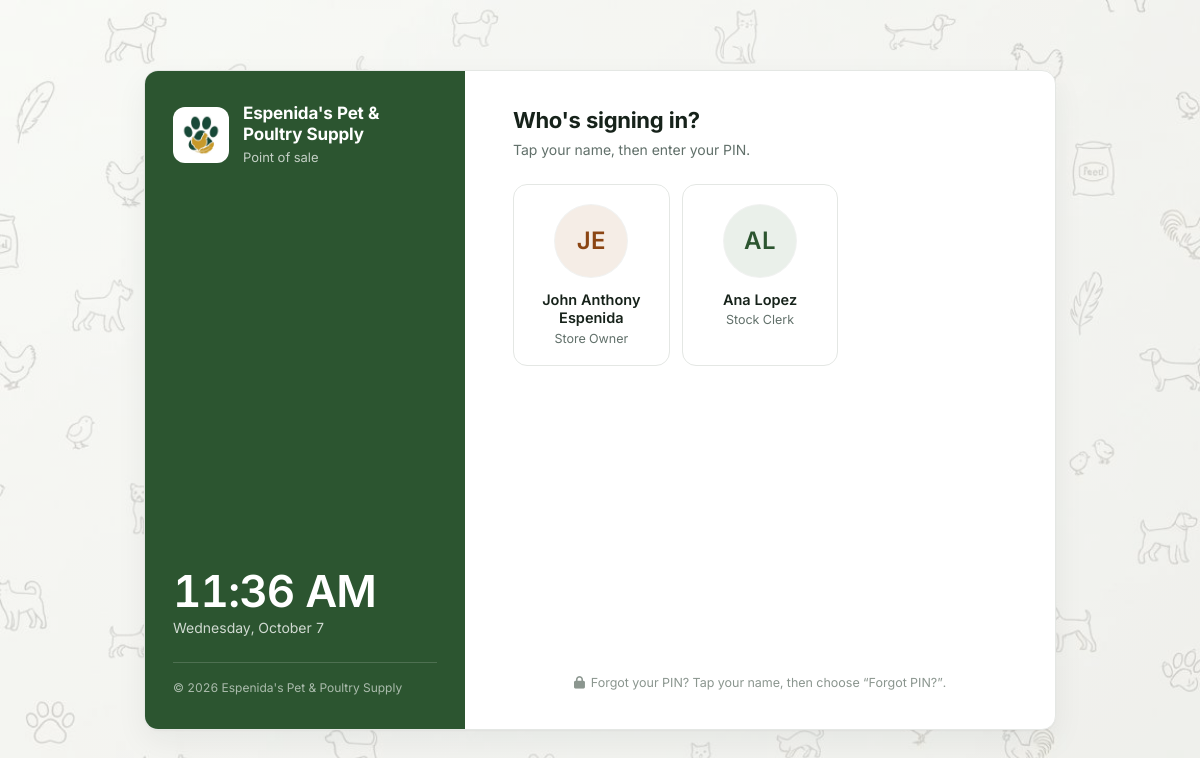
/Login.php, run on an earlier commit of the app's database.
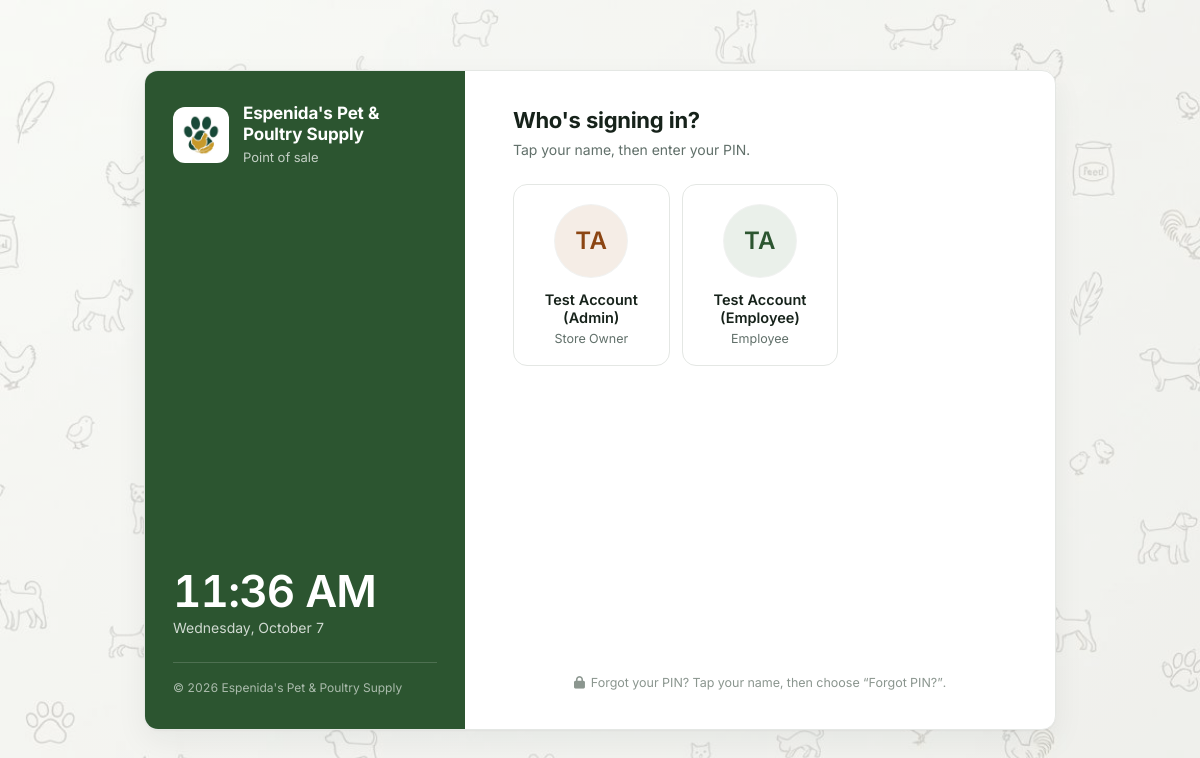
And on a later commit of the database.
### tables this page shows
CREATE TABLE `users` (
  `id` int(10) unsigned NOT NULL AUTO_INCREMENT,
  `first_name` varchar(50) NOT NULL,
  `last_name` varchar(50) NOT NULL,
  `email` varchar(100) NOT NULL,
  `pin` varchar(255) NOT NULL,
  `recovery_pin` varchar(255) DEFAULT NULL,
  `role` enum('owner','employee') NOT NULL DEFAULT 'employee',
  `position` varchar(100) DEFAULT NULL,
  `avatar` varchar(255) DEFAULT NULL,
  `is_active` tinyint(1) NOT NULL DEFAULT 1,
  `created_at` datetime NOT NULL DEFAULT current_timestamp(),
  `updated_at` datetime NOT NULL DEFAULT current_timestamp() ON UPDATE current_timestamp(),
  PRIMARY KEY (`id`)
);

### Login.php (the view, shortened to what this page needs)
<?php
require_once __DIR__ . '/includes/avatar.php';
$host = 'localhost';
$dbname = 'espenida_pos';
$username = 'root';
$password = '';
$users = [];
$db_error = null;
try {
    $db = new PDO("mysql:host=$host;dbname=$dbname", $username, $password);
    $db->setAttribute(PDO::ATTR_ERRMODE, PDO::ERRMODE_EXCEPTION);
    $db->setAttribute(PDO::ATTR_DEFAULT_FETCH_MODE, PDO::FETCH_ASSOC);
    $query = "SELECT * FROM users WHERE is_active = 1 ORDER BY
              CASE WHEN role = 'owner' THEN 1 ELSE 2 END,
              first_name ASC";
    $stmt = $db->prepare($query);
    $stmt->execute();
    $users = $stmt->fetchAll();
} catch (PDOException $e) {
    error_log('Login database connection failed: ' . $e->getMessage());
    $db_error = 'The database is unavailable. Login is disabled until the connection is restored.';
    $users = [];
}
?>
<!DOCTYPE html>
<html lang="en">
<head>
    <link href="https://cdn.jsdelivr.net/npm/bootstrap@5.3.2/dist/css/bootstrap.min.css" rel="stylesheet">
    <link rel="stylesheet" href="https://cdnjs.cloudflare.com/ajax/libs/font-awesome/6.4.0/css/all.min.css">
    <link rel="stylesheet" href="assets/css/loginCSS.css?v=<?= filemtime(__DIR__ . '/assets/css/loginCSS.css') ?>">
</head>
<body>
    <main class="lg-shell">
        <div class="lg-card">
            <aside class="lg-brand">
                <div class="lg-brand-id">
                    <span class="lg-mark"><img src="assets/images/favicon-192x192.png" alt=""></span>
                    <div>
                        <p class="lg-store">Espenida's Pet &amp; Poultry Supply</p>
                        <p class="lg-store-sub">Point of sale</p>
                    </div>
                </div>
                <div class="lg-clock">
                    <span class="lg-time" id="lgTime"><?= date('g:i A') ?></span>
                    <span class="lg-date" id="lgDate"><?= date('l, F j') ?></span>
                </div>
                <p class="lg-brand-foot">&copy; <?= date('Y') ?> Espenida's Pet &amp; Poultry Supply</p>
            </aside>
            <section class="lg-panel">
                <form id="loginForm" method="POST" action="" autocomplete="off">
                    <div class="lg-step" id="lgStepPick">
                        <h1 class="lg-title">Who's signing in?</h1>
                        <p class="lg-sub">Tap your name, then enter your PIN.</p>
                        <?php if ($users): ?>
                            <div class="lg-accounts">
                                <?php foreach ($users as $user):
                                    $full_name = $user['first_name'] . ' ' . $user['last_name'];
                                    $is_owner  = $user['role'] === 'owner';
                                    $position  = trim((string)$user['position']) ?: ($is_owner ? 'Owner' : 'Employee'); ?>
                                    <button type="button" class="account-card<?= $is_owner ? ' is-owner' : '' ?>"
                                        data-user-id="<?= (int)$user['id'] ?>"
                                        data-user-name="<?= htmlspecialchars($full_name) ?>"
                                        data-user-role="<?= htmlspecialchars($user['role']) ?>"
                                        data-user-position="<?= htmlspecialchars($position) ?>">
                                        <?= user_avatar_html($user['avatar'] ?? null, $user['first_name'], $user['last_name'], 'lg-avatar') ?>
                                        <span class="lg-acc-name"><?= htmlspecialchars($full_name) ?></span>
                                        <span class="lg-acc-pos"><?= htmlspecialchars($position) ?></span>
                                    </button>
                                <?php endforeach; ?>
                            </div>
                        <?php elseif (!isset($db_error)): ?>
                            <p class="lg-empty">No active accounts. Ask the store owner to reactivate yours.</p>
                        <?php endif; ?>
                        <p class="lg-help"><i class="fas fa-lock" aria-hidden="true"></i>Forgot your PIN? Tap your name, then choose “Forgot PIN?”.</p>
                    </div>
                </form>
            </section>
        </div>
    </main>
</body>
</html>

### includes/avatar.php (shortened to what this page needs)
<?php
if (!function_exists('user_avatar_html')) {
    function user_avatar_html(?string $avatar, string $first, string $last, string $class = ''): string
    {
        $initials = strtoupper(substr($first, 0, 1) . substr($last, 0, 1)) ?: '?';
        $ok = $avatar && strpos($avatar, 'assets/uploads/avatars/') === 0 && is_file(__DIR__ . '/../' . $avatar);
        $inner = $ok
            ? '<img src="' . htmlspecialchars($avatar) . '" alt="">'
            : htmlspecialchars($initials);
        return '<span class="' . htmlspecialchars($class) . '" aria-hidden="true">' . $inner . '</span>';
    }
}

### assets/css/LoginCSS.css (style rules this page uses)
:root { --brand: #2c5530; --brand-strong: #1f3d23; --brand-tint: #eaf0ea; --accent: #8B4513; --accent-tint: #f5ede6; --ink: #16221a; --ink-muted: #61706a; --ink-subtle: #8b968f; --line: #e4e7e4; --line-strong: #cfd4cf; --canvas: #f6f7f6; --surface: #ffffff; --negative: #b42318; --negative-tint: #fef3f2; --r-sm: 8px; --r-md: 10px; --r-lg: 14px; --green-dark: #1f3d23; --green-mid: #2c5530; --gold: #c9a227; --white: #ffffff; --text-muted: #61706a; --radius-sm: 8px; }
*, *::before, *::after { box-sizing: border-box; }
body { margin: 0; font-family: 'Inter', system-ui, -apple-system, 'Segoe UI', sans-serif; background: var(--canvas); color: var(--ink); min-height: 100vh; min-height: 100dvh; display: flex; overflow-x: hidden; -webkit-text-size-adjust: 100%; font-variant-numeric: tabular-nums; }
body::before { content: ''; position: fixed; inset: 0; z-index: 0; pointer-events: none; background: radial-gradient(ellipse 60% 70% at 50% 50%, rgba(246, 247, 246, 0.75) 0%, rgba(246, 247, 246, 0.35) 55%, rgba(246, 247, 246, 0) 100%), url('../images/login-pattern.jpg') center / cover no-repeat; opacity: 0.6; }
p, h1 { margin: 0; }
.lg-shell { position: relative; z-index: 1; width: 100%; max-width: 960px; margin: auto; padding: 24px; padding-left: max(24px, env(safe-area-inset-left)); padding-right: max(24px, env(safe-area-inset-right)); padding-bottom: max(24px, env(safe-area-inset-bottom)); }
.lg-card { display: grid; grid-template-columns: 320px 1fr; min-height: 660px; background: var(--surface); border: 1px solid var(--line); border-radius: var(--r-lg); box-shadow: 0 1px 2px rgba(22, 34, 26, 0.04), 0 12px 32px rgba(22, 34, 26, 0.06); overflow: hidden; }
.lg-brand { display: flex; flex-direction: column; gap: 24px; padding: 32px 28px; background: var(--brand); color: #fff; }
.lg-brand-id { display: flex; align-items: center; gap: 14px; }
.lg-mark { width: 56px; height: 56px; flex-shrink: 0; display: inline-flex; align-items: center; justify-content: center; border-radius: 12px; background: #fff; }
.lg-mark img { width: 44px; height: 44px; object-fit: contain; }
.lg-store { font-size: 17px; font-weight: 700; line-height: 1.25; letter-spacing: -0.01em; }
.lg-store-sub { margin-top: 2px; font-size: 13px; color: rgba(255, 255, 255, 0.72); }
.lg-clock { margin-top: auto; display: flex; flex-direction: column; gap: 4px; }
.lg-time { font-size: 44px; font-weight: 600; line-height: 1; letter-spacing: -0.02em; }
.lg-date { font-size: 14px; color: rgba(255, 255, 255, 0.78); }
.lg-brand-foot { padding-top: 16px; border-top: 1px solid rgba(255, 255, 255, 0.16); font-size: 12px; color: rgba(255, 255, 255, 0.6); }
.lg-panel { display: flex; flex-direction: column; min-width: 0; padding: 36px 48px; }
.lg-panel form { flex: 1; display: flex; flex-direction: column; }
#lgStepPick { flex: 1; display: flex; flex-direction: column; }
#lgStepPick .lg-help { margin-top: auto; padding-top: 28px; text-align: center; }
.lg-title { font-size: 22px; font-weight: 700; line-height: 1.25; letter-spacing: -0.015em; color: var(--ink); }
.lg-sub { margin-top: 4px; font-size: 14px; color: var(--ink-muted); }
.lg-accounts { display: grid; grid-template-columns: repeat(auto-fill, minmax(148px, 1fr)); gap: 12px; margin-top: 24px; }
.account-card { display: flex; flex-direction: column; align-items: center; gap: 2px; min-width: 0; padding: 20px 12px 16px; border: 1px solid var(--line); border-radius: var(--r-lg); background: var(--surface); color: var(--ink); font: inherit; text-align: center; cursor: pointer; touch-action: manipulation; -webkit-tap-highlight-color: transparent; transition: border-color 0.15s ease, background-color 0.15s ease, box-shadow 0.15s ease; }
.lg-acc-name { max-width: 100%; margin-top: 12px; font-size: 14.5px; font-weight: 600; line-height: 1.3; overflow-wrap: anywhere; }
.lg-acc-pos { max-width: 100%; font-size: 12.5px; color: var(--ink-muted); white-space: nowrap; overflow: hidden; text-overflow: ellipsis; }
.lg-avatar { width: 72px; height: 72px; flex-shrink: 0; display: inline-flex; align-items: center; justify-content: center; border-radius: 50%; overflow: hidden; background: var(--brand-tint); color: var(--brand); font-size: 24px; font-weight: 600; letter-spacing: 0.02em; box-shadow: 0 0 0 1px rgba(22, 34, 26, 0.06); }
.is-owner .lg-avatar, .lg-avatar.is-owner { background: var(--accent-tint); color: var(--accent); }
.lg-help { margin-top: 20px; font-size: 12.5px; color: var(--ink-subtle); }
.lg-help i { margin-right: 6px; }

What changed in the data, as far as the page shows it:
removed users: initials "JE", full_name "John Anthony Espenida", position "Store Owner", role "owner" (drawn)
removed users: initials "AL", full_name "Ana Lopez", position "Stock Clerk", role "employee" (drawn)
added users: initials "TA", full_name "Test Account (Admin)", position "Store Owner", role "owner" (drawn)
added users: initials "TA", full_name "Test Account (Employee)", position "Employee"
